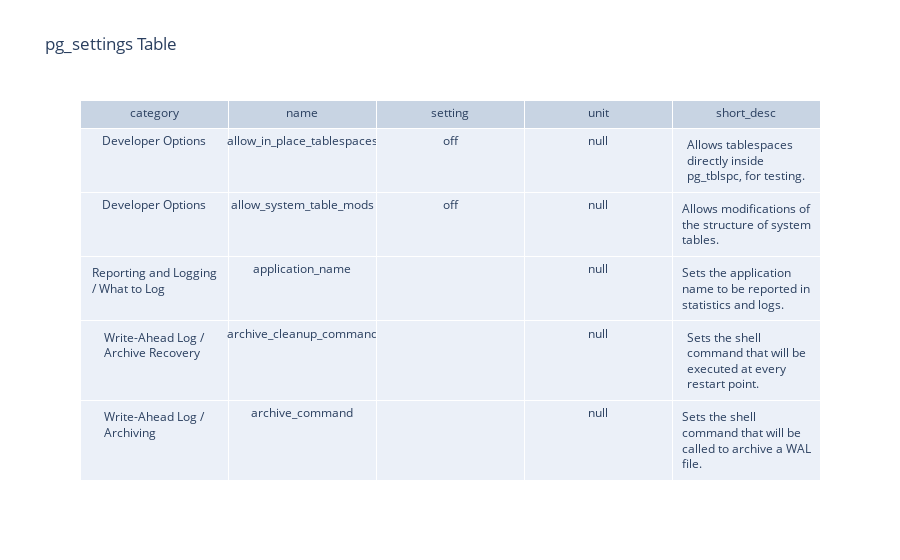

The notebook cell saved with this chart:
### Code cell
import plotly.graph_objects as go
import pandas as pd

# Assuming 'df' is your DataFrame from the query
qry_pg_settings = """
SELECT category, name, setting, unit, short_desc 
FROM pg_settings
"""
df = pd.read_sql_query(qry_pg_settings, connection)

# Create a Plotly Table
fig = go.Figure(data=[go.Table(
    header=dict(values=df.columns),
    cells=dict(values=[df[col] for col in df.columns])
)])

# Set layout for better appearance
fig.update_layout(title="pg_settings Table")

# Display the figure
fig.show()

### Figure 1 — Plotly figure (JSON) as saved in the notebook; plotly's stock layout.template omitted (floating-point values rounded to 4 significant figures; data arrays with more than 128 entries replaced by an {"elided": "..."} marker saying what was removed)
{"data": [{"cells": {"values": {"elided": "5x400 str values"}}, "header": {"values": ["category", "name", "setting", "unit", "short_desc"]}, "type": "table"}], "layout": {"title": {"text": "pg_settings Table"}}}
